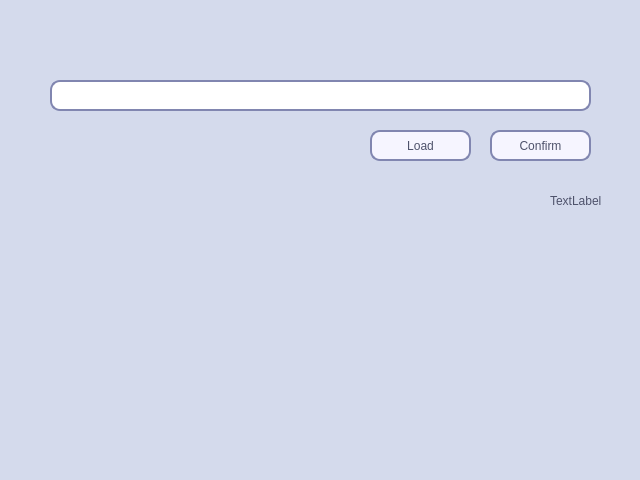
<?xml version="1.0" encoding="UTF-8"?>
<ui version="4.0">
 <class>ExcludeLoader</class>
 <widget class="QMainWindow" name="ExcludeLoader">
  <property name="geometry">
   <rect>
    <x>0</x>
    <y>0</y>
    <width>640</width>
    <height>480</height>
   </rect>
  </property>
  <property name="minimumSize">
   <size>
    <width>640</width>
    <height>480</height>
   </size>
  </property>
  <property name="maximumSize">
   <size>
    <width>640</width>
    <height>480</height>
   </size>
  </property>
  <property name="windowTitle">
   <string>Exclude file processor</string>
  </property>
  <property name="styleSheet">
   <string notr="true">background:rgb(212, 218, 236)</string>
  </property>
  <widget class="QWidget" name="centralwidget">
   <widget class="QPushButton" name="Confirm">
    <property name="geometry">
     <rect>
      <x>490</x>
      <y>130</y>
      <width>101</width>
      <height>31</height>
     </rect>
    </property>
    <property name="styleSheet">
     <string notr="true">QPushButton{
font:13pt &quot;Dubai&quot;;
color:#4e526b;
background-color:#f6f5ff;
border-radius:10px;
border-style:solid;
border-width:2px;
border-color:#8186b0;
padding:5px;
}

QPushButton::hover{
color:#ffffff;
background-color:#9fa7e7;
border-color:#8186b0;
}

QPushButton::pressed,QPushButton::checked{
color:#ffffff;
background-color:qlineargradient(spread:pad, x1:0, y1:0, x2:0, y2:1, stop:0 #9099d1, stop:1 #b0bbff)
}
</string>
    </property>
    <property name="text">
     <string>Confirm</string>
    </property>
   </widget>
   <widget class="QLineEdit" name="FilePath">
    <property name="geometry">
     <rect>
      <x>50</x>
      <y>80</y>
      <width>541</width>
      <height>31</height>
     </rect>
    </property>
    <property name="styleSheet">
     <string notr="true">background-color:rgb(255, 255, 255);
font:13pt &quot;Dubai&quot;;
border-radius:10px;
border-style:solid;
border-width:2px;
border-color:#8186b0;</string>
    </property>
   </widget>
   <widget class="QPushButton" name="Load">
    <property name="geometry">
     <rect>
      <x>370</x>
      <y>130</y>
      <width>101</width>
      <height>31</height>
     </rect>
    </property>
    <property name="styleSheet">
     <string notr="true">QPushButton{
font:13pt &quot;Dubai&quot;;
color:#4e526b;
background-color:#f6f5ff;
border-radius:10px;
border-style:solid;
border-width:2px;
border-color:#8186b0;
padding:5px;
}

QPushButton::hover{
color:#ffffff;
background-color:#9fa7e7;
border-color:#8186b0;
}

QPushButton::pressed,QPushButton::checked{
color:#ffffff;
background-color:qlineargradient(spread:pad, x1:0, y1:0, x2:0, y2:1, stop:0 #9099d1, stop:1 #b0bbff)
}
</string>
    </property>
    <property name="text">
     <string>Load</string>
    </property>
    <property name="checkable">
     <bool>false</bool>
    </property>
    <property name="autoRepeat">
     <bool>false</bool>
    </property>
    <property name="autoDefault">
     <bool>false</bool>
    </property>
    <property name="default">
     <bool>false</bool>
    </property>
    <property name="flat">
     <bool>false</bool>
    </property>
   </widget>
   <widget class="QWidget" name="ProgressBar" native="true">
    <property name="geometry">
     <rect>
      <x>40</x>
      <y>180</y>
      <width>511</width>
      <height>41</height>
     </rect>
    </property>
   </widget>
   <widget class="QLabel" name="Percentage">
    <property name="geometry">
     <rect>
      <x>550</x>
      <y>180</y>
      <width>51</width>
      <height>41</height>
     </rect>
    </property>
    <property name="styleSheet">
     <string notr="true">font:12pt &quot;Dubai&quot;;
color:#4e526b;</string>
    </property>
    <property name="text">
     <string>TextLabel</string>
    </property>
   </widget>
  </widget>
  <widget class="QMenuBar" name="menubar">
   <property name="geometry">
    <rect>
     <x>0</x>
     <y>0</y>
     <width>640</width>
     <height>23</height>
    </rect>
   </property>
  </widget>
  <widget class="QStatusBar" name="statusbar"/>
 </widget>
 <resources/>
 <connections/>
</ui>
